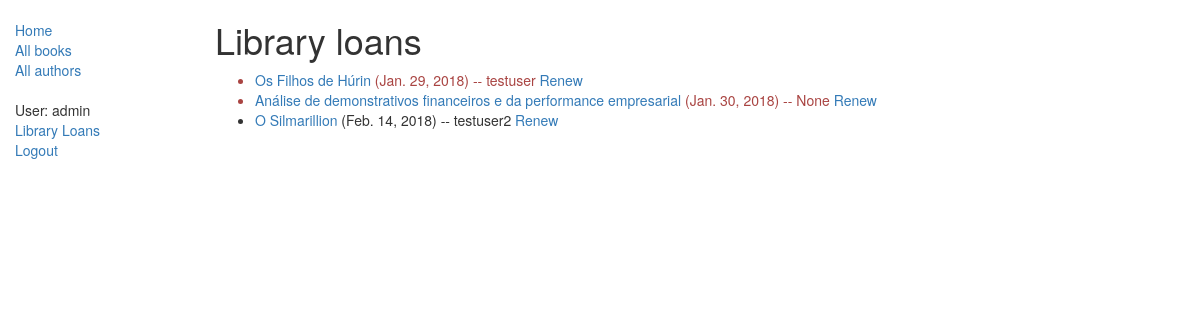
The page /catalog/borrowed/ (signed in) on the database as committed earlier.
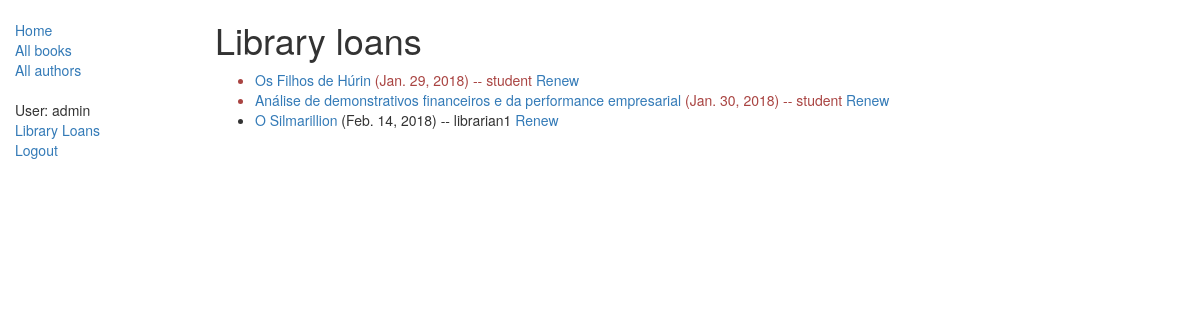
The same page on the database as committed later.
### catalog/models.py (models this page shows, shortened)
class BookInstance(models.Model):
    id = models.UUIDField(primary_key=True, default=uuid.uuid4, help_text="Unique ID for this particular book across the library")
    book = models.ForeignKey('Book', on_delete=models.SET_NULL, null=True)
    imprint = models.CharField(max_length=200)
    due_back=models.DateField(null=True, blank=True)
    borrower = models.ForeignKey(User, on_delete=models.SET_NULL, null=True, blank=True)
    LOAN_STATUS=(
        ('m', 'Maintanance'),
        ('o', 'On Loan'),
        ('a', 'Available'),
        ('r', 'Reserved'),
    )
    status = models.CharField(max_length=1, choices=LOAN_STATUS, blank=True, default='m', help_text='Book availability')
    class Meta:
        ordering = ['due_back']
        permissions = (("can_mark_returned", "Set book as returned"),
                       ("can_edit", "Make some changes..."),
                       ("see_all_borrowed", "See all borrowed"),
                       )
    @property
    def is_overdue(self):
        if self.due_back and date.today() > self.due_back:
            return True
        return False

class Book(models.Model):
    title = models.CharField(max_length=200)
    author = models.ForeignKey('Author', on_delete=models.SET_NULL, null=True)
    summary = models.TextField(max_length=1000, help_text="Enter a brief description of the book")
    isbn = models.CharField('ISBN', max_length=13, help_text="13 characters <a href='https://www.isbn-international.org/content/what-isbn'>ISBN number</a>")
    genre = models.ManyToManyField(Genre, help_text="Select the genre of the book")
    language = models.ForeignKey('Language', on_delete=models.SET_NULL, null=True)
    def display_genre(self):
        """
        Creates a string for the Genre. This is required to display genre in Admin.
        """
        return ', '.join([genre.name for genre in self.genre.all()[:3]])
    display_genre.short_description = "Genre"

### catalog/views.py (the view)
# urls.py: path('borrowed/', views.LoanedBooksListView.as_view(), name='borrewed-books'),
class LoanedBooksListView(PermissionRequiredMixin, LoginRequiredMixin, generic.ListView):
    permission_required = 'catalog.can_mark_returned'
    template_name = 'catalog/bookinstance_list_borrowed.html'
    paginate_by = 10
    def get_queryset(self):
        return BookInstance.objects.filter(status__exact='o').order_by('due_back')

### catalog/templates/catalog/bookinstance_list_borrowed.html
{% extends 'base_generic.html' %}
{% block content %}
        {% if perms.catalog.can_mark_returned %}
        <h1>Library loans</h1>
        <ul>
            {% for bookinst in bookinstance_list %}
            <li class="{% if bookinst.is_overdue %}text-danger{% endif %}">
                <a href="{% url 'book-detail' bookinst.book.pk %}">{{ bookinst.book.title }}</a> ({{ bookinst.due_back}}) -- {{ bookinst.borrower }}
                <a href="{% url 'renew-book-librarian' bookinst.id %}">Renew</a>
            </li>
            {% endfor %}
        </ul>
{% endif %}
{% endblock %}

### catalog/templates/base_generic.html (shortened to what this page needs)
<!DOCTYPE html>
<html lang="en">
<head>
  <link rel="stylesheet" href="https://maxcdn.bootstrapcdn.com/bootstrap/3.3.7/css/bootstrap.min.css">
  {% load static %}
  <link rel="stylesheet" href="{% static 'css/styles.css' %}">
</head>
<body>
  <div class="container-fluid">
    <div class="row">
      <div class="col-sm-2">
      {% block sidebar %}
      <ul class="sidebar-nav">
          <li><a href="{% url 'index' %}">Home</a></li>
          <li><a href="{% url 'books' %}">All books</a></li>
          <li><a href="{% url 'authors'%}">All authors</a></li>
      </ul>
      <ul class="sidebar-nav">
          {% if user.is_authenticated %}
          <li>User: {{ user.get_username }}</li>
          {% if perms.catalog.can_mark_returned %}
            <li><a href="{% url 'borrewed-books' %}">Library Loans</a></li>
          {% else %}
            <li><a href="{% url 'my-borrowed' %}">My Borrowed</a></li>
          {% endif %}
          <li><a href="{% url 'logout'%}?next={{request.path}}">Logout</a></li>
          {% else %}
          <li><a href="{% url 'login'%}?next={{request.path}}">Login</a></li>
          {% endif %}
      </ul>
     {% endblock %}
      </div>
      <div class="col-sm-10 ">
      {% block content %}{% endblock %}
      </div>
    </div>
  </div>
</body>
</html>

### catalog/static/css/styles.css (style rules this page uses)
.sidebar-nav { margin-top: 20px; padding: 0; list-style: none; }

Rows that differ between the two databases and show on the page:
changed through a linked row, BookInstance "Jan. 29, 2018": borrower "testuser" → "student"
changed BookInstance "Jan. 30, 2018": borrower "None" → "student"
changed through a linked row, BookInstance "O Silmarillion": borrower "testuser2" → "librarian1"
